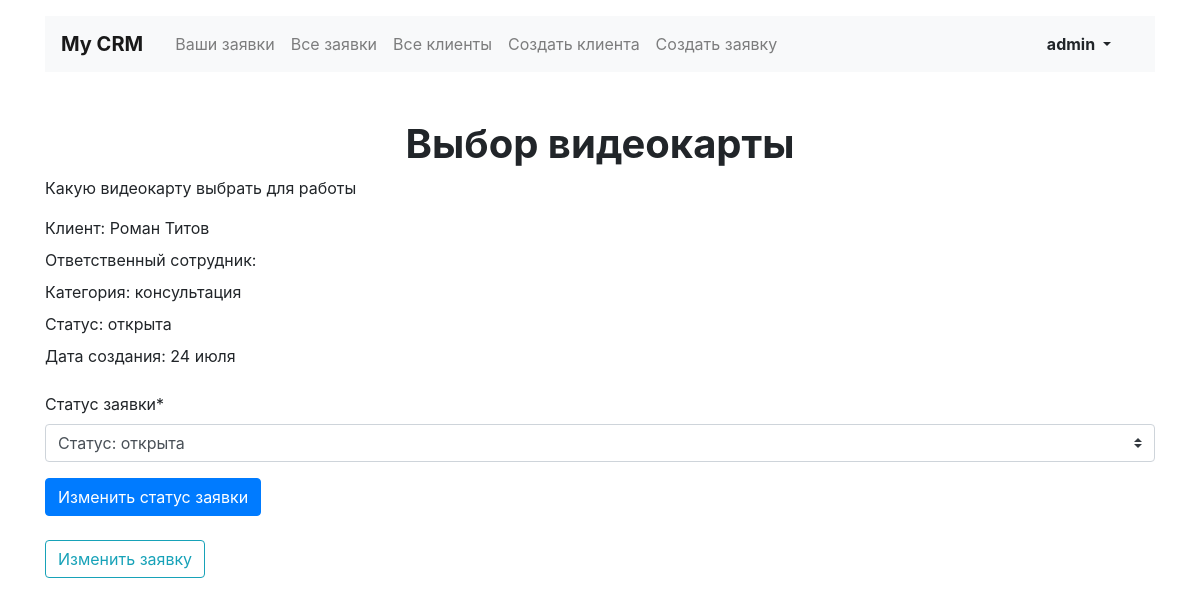
The page /applications/2/ (signed in) on the database as committed earlier.
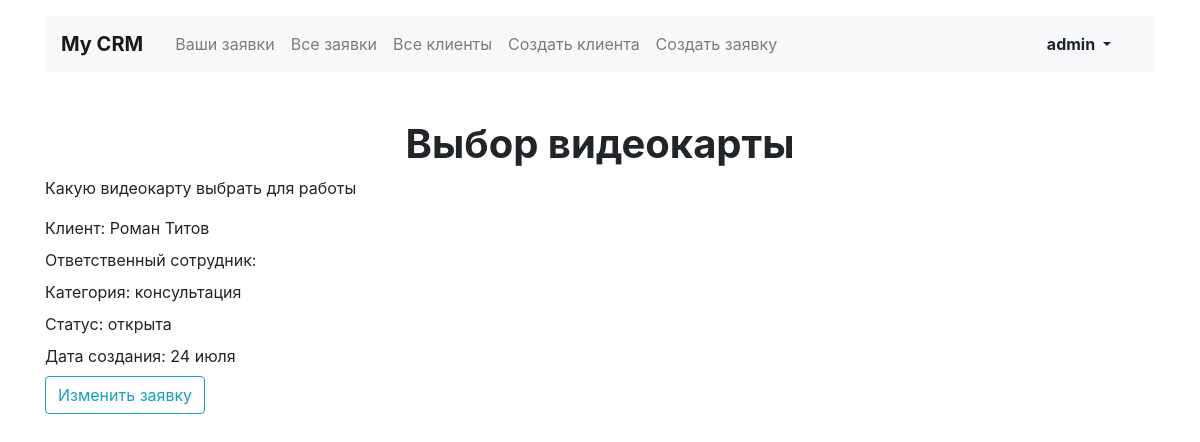
The same page on the database as committed later.
### authentication/models.py (models this page shows)
class User(AbstractUser):
    is_administrator = models.BooleanField(default=False)
    is_employee = models.BooleanField(default=False)

### crm/models.py (models this page shows, shortened)
class Application(models.Model):
    title = models.CharField('Заголовок', max_length=128)
    category = models.ForeignKey(
        Category,
        verbose_name='Категория',
        null=True,
        on_delete=models.SET_NULL,
    )
    client = models.ForeignKey(
        Client,
        verbose_name='Клиент',
        null=True,
        on_delete=models.SET_NULL,
    )
    employee = models.ForeignKey(
        settings.AUTH_USER_MODEL,
        verbose_name='Сотрудник',
        null=True,
        on_delete=models.SET_NULL,
    )
    description = models.TextField(
        'Описание'
    )
    status = models.ForeignKey(
        Status,
        verbose_name='Статус',
        on_delete=models.PROTECT,
    )
    creation_date = models.DateTimeField(auto_now_add=True)
    class Meta:
        verbose_name = 'Заявка'
        verbose_name_plural = 'Заявки'

class Client(models.Model):
    first_name = models.CharField(
        'Имя',
        max_length=128,
    )
    last_name = models.CharField(
        'Фамилия',
        max_length=128,
        blank=True,
    )
    phone_regex = RegexValidator(
        regex=r'^\+?1?\d{9,15}$',
        message="Phone number must be entered in the format:"
                " '+999999999'. Up to 15 digits allowed.",
    )
    phone_number = models.CharField(
        'Номер телефона',
        validators=[phone_regex],
        max_length=17,
        blank=True
    )
    email = models.EmailField('Электронная почта')
    tg_username = models.CharField('Ник в telegram', max_length=128, blank=True)
    registration_data = models.DateTimeField(auto_now_add=True)
    class Meta:
        verbose_name = 'Клиент'
        verbose_name_plural = 'Клиенты'

class Category(models.Model):
    title = models.CharField(max_length=128)
    class Meta:
        verbose_name = 'Категория'
        verbose_name_plural = 'Категории'

class Status(models.Model):
    title = models.CharField(max_length=128)
    class Meta:
        verbose_name = 'Статус'
        verbose_name_plural = 'Статусы'
    def __str__(self):
        return f"Статус: {self.title}"

### crm/views/application.py (the view)
class ApplicationView(DetailView):
    model = models.Application
    context_object_name = 'application'
    template_name = 'crm/application/application.html'
    def get_context_data(self, *args, **kwargs):
        context = super().get_context_data(*args, **kwargs)
        context['change_status_form'] = forms.ChangeStatusForm({'new_status': self.object.status.id})
        return context

### crm/forms.py
class ChangeStatusForm(forms.Form):
    new_status = forms.ModelChoiceField(
        queryset=models.Status.objects.all(),
        label='Статус заявки',
    )
    def __init__(self, *args, **kwargs):
        super().__init__(*args, **kwargs)
        self.helper = FormHelper()
        self.helper.form_method = 'get'
        self.helper.add_input(Submit('submit', 'Изменить статус заявки'))

### crm/templates/crm/application/application.html
{% extends "../base/base.html" %}
{% load crispy_forms_tags %}
{% block content %}
<section class="row pt-2">
  <div class="col-12 col-lg-12">
      <h1 class="h1 text-center mx-auto mt-4"><strong>{{ application.title }}</strong></h1>
      <p>{{ application.description }}</p>
      <p class="mb-2">Клиент: {{ application.client.first_name }} {{ application.client.last_name }}</p>
      <p class="mb-2">Ответственный сотрудник: {{ application.employee.first_name }} {{ application.employee.last_name }}</p>
      <p class="mb-2">Категория: {{ application.category.title }}</p>
      <p class="mb-2">Статус: {{ application.status.title }}</p>
      {% load i18n %}{% language 'ru' %}
      <p class="mb-2">Дата создания: {{ application.creation_date|date:'d E' }}</p>
      {% endlanguage %}
      {% if user == application.employee %}
        <div class="my-4">
          {% crispy change_status_form %}
        </div>
      {% endif %}
      {% if user.is_administrator %}
        <div class="my-2">
            <a href="{% url 'application_edit' application.id %}" class="btn btn-outline-info">Изменить заявку</a>
        </div>
      {% endif %}
      </div>
</section>
{% endblock content %}

### crm/templates/crm/base/base.html (shortened to what this page needs)
<!DOCTYPE html>
<html lang="en">
<head>
  <link rel="stylesheet" href="https://stackpath.bootstrapcdn.com/bootstrap/4.3.1/css/bootstrap.min.css">
</head>
<body>
  {% include './navbar.html' %}
  <main class="container mt-3">
      {% block content %}{% endblock content %}
  </main>
</body>
</html>

### crm/templates/crm/base/navbar.html (shortened to what this page needs)
<header class="container mt-3">
    <nav class="navbar navbar-expand-lg navbar-light bg-light">
      <a class="navbar-brand mr-4 font-weight-bold" href="{% url 'home' %}">My CRM</a>
      <div class="collapse navbar-collapse justify-content-end" id="navbarNav">
        <ul class="navbar-nav col-10">
          <li class="nav-item">
            <a class="nav-link" href="{% url 'home' %}">Ваши заявки</a>
          </li>
          {% if user.is_administrator %}
              <li class="nav-item">
                <a class="nav-link" href="{% url 'all_applications' %}">Все заявки</a>
              </li>
              <li class="nav-item">
                <a class="nav-link" href="{% url 'all_clients' %}">Все клиенты</a>
              </li>
              <li class="nav-item">
                <a class="nav-link" href="{% url 'client_create' %}">Создать клиента</a>
              </li>
              <li class="nav-item">
                <a class="nav-link" href="{% url 'application_create' %}">Создать заявку</a>
              </li>
          {% endif %}
        </ul>
        <ul class="navbar-nav col-2 justify-content-end">
          {% if user.is_authenticated %}
              <li class="nav-item active">
                <div class="btn-group">
                  <button type="button" class="btn dropdown-toggle font-weight-bold" data-toggle="dropdown" aria-haspopup="true" aria-expanded="false">
                    {{ user.username }}
                  </button>
                </div>
              </li>
          {% else %}
              <li class="nav-item active">
                <a href="{% url 'login' %}" class="nav-link font-weight-bold">Вход</a>
              </li>
          {% endif %}
        </ul>
      </div>
    </nav>
</header>

Rows that differ between the two databases and show on the page:
changed Application "Выбор видеокарты": employee_id 1 → 4 (drawn)
Other text that changed with them:
form field new_status: "Статус: открыта" → (not shown)
form field submit: "Изменить статус заявки" → (not shown)
text no longer shown: "Статус заявки *"
